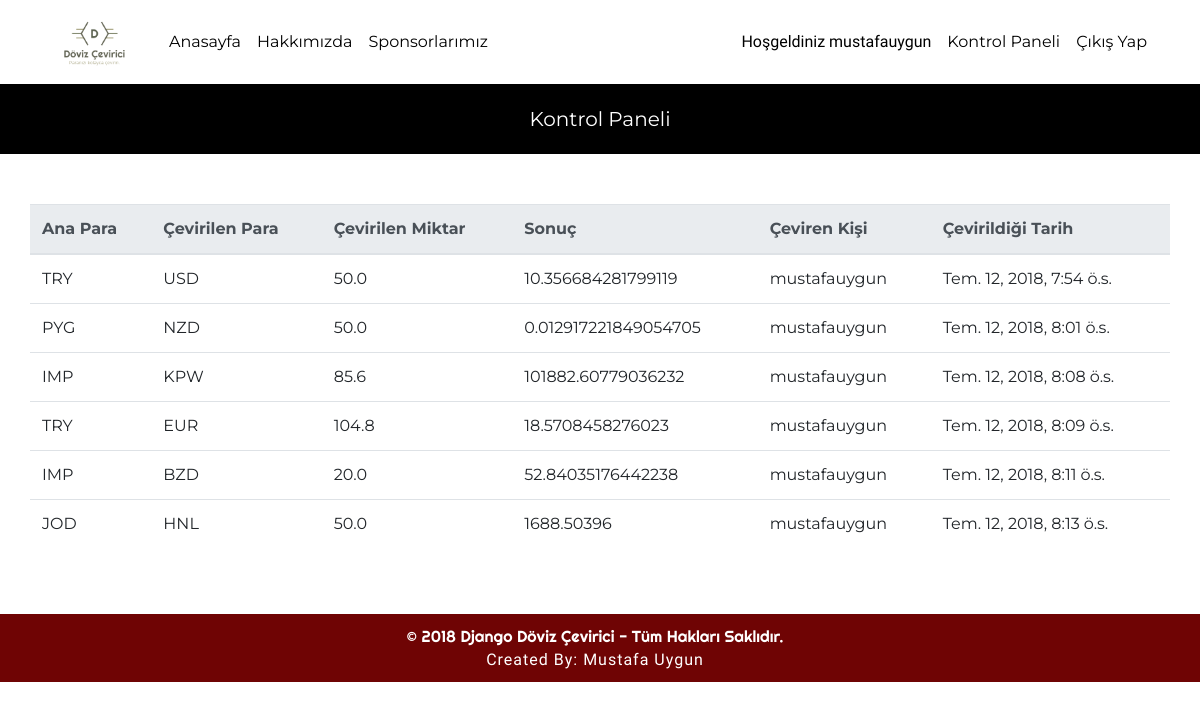
The page /dashboard (signed in) on the database its author committed.
### DovizCevirici/models.py (models this page shows, shortened)
class CevirilenParalar(models.Model):
    ceviren = models.ForeignKey(User,verbose_name='Üye Adı',on_delete=models.CASCADE,null=True)
    ana_para = models.CharField(max_length=20,verbose_name='Ana Para',null=True)
    cevirilen_para = models.CharField(max_length=20,verbose_name='Çevirilen Para',null=True)
    cevirilen_miktar = models.FloatField(verbose_name='Çevirilen Miktar')
    sonuc = models.FloatField(verbose_name='Sonuç')
    created_date = models.DateTimeField(auto_now_add=True,verbose_name="Oluşturulma Tarihi",null=True)
    class Meta:
        verbose_name_plural = "Çevirilen Paralar"

### DovizCevirici/views.py (the view)
# urls.py: path('dashboard',views.dashboard,name='dashboard'),
@login_required(login_url='anasayfa',redirect_field_name='erisme-yetkiniz-yok')
def dashboard(request):
    kullanici = request.user
    doviz_bilgi = CevirilenParalar.objects.filter(ceviren=kullanici)
    return render(request,'dashboard.html',{'doviz_bilgi':doviz_bilgi})

### templates/dashboard.html
{% extends "layout.html" %}
{% block changetemplate %}
    <div id="page-dashboard">
        <div class="ust-yazi">
            Kontrol Paneli
        </div>
        <div class="container">
                <table class="table">
                        <thead class="thead-light">
                          <tr>
                            <th scope="col">Ana Para</th>
                            <th scope="col">Çevirilen Para</th>
                            <th scope="col">Çevirilen Miktar</th>
                            <th scope="col">Sonuç</th>
                            <th scope="col">Çeviren Kişi</th>
                            <th scope="col">Çevirildiği Tarih</th>
                          </tr>
                        </thead>
                        <tbody>
                          {% for bilgiler in doviz_bilgi  %}
                            <tr>
                              <td>{{bilgiler.ana_para}}</td>
                              <td>{{bilgiler.cevirilen_para}}</td>
                              <td>{{bilgiler.cevirilen_miktar}}</td>
                              <td>{{bilgiler.sonuc}}</td>
                              <td>{{bilgiler.ceviren}}</td>
                              <td>{{bilgiler.created_date}}</td>
                            </tr>
                          {% endfor %}
                        </tbody>
                      </table>
        </div>
    </div>
{% endblock changetemplate %}

### templates/layout.html (shortened to what this page needs)
<!DOCTYPE html>
{% load static %}
<html lang="en">
<head>
    <link rel="stylesheet" href="{% static 'css/bootstrap.min.css' %}">
    <link rel="stylesheet" href="{% static 'css/bootstrap-grid.css' %}">
    <link rel="stylesheet" href="{% static 'css/animate.css' %}">
    <link rel="stylesheet" href="{% static 'css/owl.carousel.min.css' %}">
    <link rel="stylesheet" href="{% static 'css/owl.theme.default.min.css' %}">
    <link rel="stylesheet" href="{% static 'css/style.css' %}">
    <link rel="stylesheet" href="https://maxcdn.bootstrapcdn.com/bootstrap/3.3.7/css/bootstrap-theme.min.css">
</head>
<body>
    <nav class="navbar navbar-expand-lg navbar-dark bg-dark header">
        <div class="container">
            <a class="navbar-brand" href="/"><img src="{% static 'img/logo.png' %}" alt="Mustafa Uygun Döviz Çevirici Logo"></a>
            <div class="collapse navbar-collapse" id="navbarColor01">
                <ul class="navbar-nav mr-auto">
                    <li class="nav-item active">
                        <a class="nav-link" href="/">Anasayfa</a>
                    </li>
                    <li class="nav-item">
                        <a class="nav-link" href="/hakkimizda">Hakkımızda</a>
                    </li>
                    <li class="nav-item">
                        <a class="nav-link" href="/sponsorlarimiz">Sponsorlarımız</a>
                    </li>
                </ul>
                <ul class="navbar-nav ml-auto">
                    {% if user.is_authenticated %}
                        <li class="nav-item">
                            <a class="nav-link user-bilgi" href="javascript:void(0)" style="cursor:inherit; pointer-events:none;">Hoşgeldiniz {{ user.username }}</a>
                        </li>
                        <li class="nav-item">
                            <a class="nav-link" href="/dashboard">Kontrol Paneli</a>
                        </li>
                        <li class="nav-item">
                            <a class="nav-link" href="/logout">Çıkış Yap</a>
                        </li>
                    {% endif %}
                </ul>
            </div>
        </div>
    </nav>
    {% block changetemplate %}
    {% endblock changetemplate %}
    <footer class="footer">
        <div class="footer-copyright">
           <span>© 2018 Django Döviz Çevirici - Tüm Hakları Saklıdır.</span>
           <a href="https://obeybilisim.com/" target="_blank">Created By: Mustafa Uygun</a>
        </div>
    </footer>
</body>
</html>

### static/css/style.css (style rules this page uses)
body { font-family: 'Montserrat', sans-serif; }
body a { color: inherit; outline: none !important; text-decoration: none !important; }
.ust-yazi { background: #000; color: #fff; padding: 20px; text-align: center; font-size: 20px; }
.user-bilgi { font-family: 'Courgette', cursive; }
nav.header { background: #fff !important; color: #333; }
nav.header a.navbar-brand { display: inline-block; }
nav.header a.navbar-brand img { width: 100px; object-fit: contain; }
nav.header .navbar-nav li a { color: #000 !important; transition: all .2s; }
#page-dashboard .container { display: block; padding: 50px 0; }
footer.footer { background: #6f0404; color: #fff; text-align: center; padding: 10px; }
footer.footer .footer-copyright { padding-right: 10px; }
footer.footer .footer-copyright span { display: block; font-family: 'Righteous', cursive; }
footer.footer .footer-copyright a { display: inline-block; transition: all .2s; font-family: 'Lobster Two', cursive; letter-spacing: 1px; }

### rows shown on the page
CevirilenParalar: ana_para "TRY", cevirilen_para "USD", cevirilen_miktar "50.0", sonuc "10.356684281799119", ceviren "mustafauygun", created_date "Tem. 12, 2018, 7:54 ö.s."
CevirilenParalar: ana_para "PYG", cevirilen_para "NZD", cevirilen_miktar "50.0", sonuc "0.012917221849054705", ceviren "mustafauygun", created_date "Tem. 12, 2018, 8:01 ö.s."
CevirilenParalar: ana_para "IMP", cevirilen_para "KPW", cevirilen_miktar "85.6", sonuc "101882.60779036232", ceviren "mustafauygun", created_date "Tem. 12, 2018, 8:08 ö.s."
CevirilenParalar: ana_para "TRY", cevirilen_para "EUR", cevirilen_miktar "104.8", sonuc "18.5708458276023", ceviren "mustafauygun", created_date "Tem. 12, 2018, 8:09 ö.s."
CevirilenParalar: ana_para "IMP", cevirilen_para "BZD", cevirilen_miktar "20.0", sonuc "52.84035176442238", ceviren "mustafauygun", created_date "Tem. 12, 2018, 8:11 ö.s."
CevirilenParalar: ana_para "JOD", cevirilen_para "HNL", cevirilen_miktar "50.0", sonuc "1688.50396", ceviren "mustafauygun", created_date "Tem. 12, 2018, 8:13 ö.s."

### other values the page prints
{{ user.username }} "mustafauygun"
